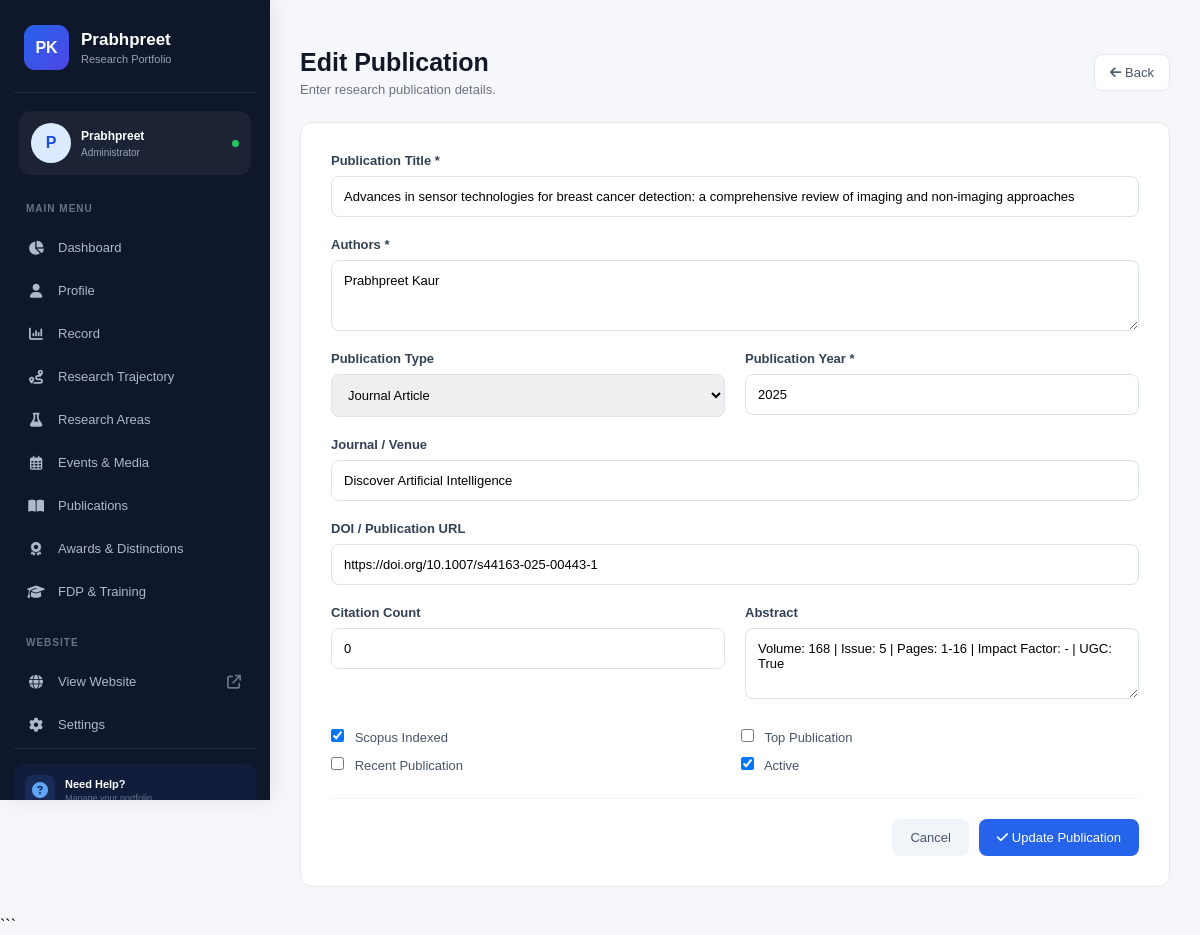
/publications/edit/54/, run on the app's committed database.
### myapp/models.py (models this page shows, shortened)
class Publication(models.Model):
    PUBLICATION_TYPES = [
        ('journal', 'Journal Article'),
        ('conference', 'Conference Paper'),
        ('book', 'Book Chapter'),
        ('book', 'Book'),
        ('other', 'Other'),
    ]
    title = models.CharField(max_length=500)
    authors = models.TextField()
    publication_type = models.CharField(max_length=50,choices=PUBLICATION_TYPES,default='journal')
    journal_or_venue = models.CharField(max_length=500,blank=True)
    publication_year = models.PositiveIntegerField()
    doi = models.URLField(blank=True,null=True)
    scopus_indexed = models.BooleanField(default=False)
    citation_count = models.PositiveIntegerField(default=0)
    abstract = models.TextField(blank=True)
    is_top_publication = models.BooleanField(default=False)
    is_recent = models.BooleanField(default=False)
    is_active = models.BooleanField(default=True)
    created_at = models.DateTimeField(auto_now_add=True)
    class Meta:
        ordering = ['-publication_year']

### myapp/views.py (the view, shortened to what this page needs)
# urls.py: path('publications/edit/<int:id>/', views.edit_publication, name='edit_publication'),
def edit_publication(request, id):
    publication = get_object_or_404(Publication, id=id)
    return render(request, 'publication_form.html', {'publication': publication})

### templates/publication_form.html (shortened to what this page needs)
{% extends 'sidebar.html' %}
{% block content %}
<div class="form-container">
    <div class="heading">
        <div>
            <h1>{% if publication %}Edit Publication{% else %}Add Publication{% endif %}</h1>
            <p>Enter research publication details.</p>
        </div>
        <a href="{% url 'publications' %}" class="back"><i class="fa-solid fa-arrow-left"></i> Back</a>
    </div>
    <form method="POST">
        <div class="form-card">
            <div class="form-group">
                <label>Publication Title *</label>
                <input type="text" name="title" value="{{ publication.title|default:'' }}" placeholder="Enter publication title" required>
            </div>
            <div class="form-group">
                <label>Authors *</label>
                <textarea name="authors" rows="3" placeholder="Enter author names" required>{{ publication.authors|default:'' }}</textarea>
            </div>
            <div class="row">
                <div class="form-group">
                    <label>Publication Type</label>
                    <select name="publication_type">
                        <option value="journal" {% if publication.publication_type == 'journal' %}selected{% endif %}>Journal Article</option>
                    </select>
                </div>
                <div class="form-group">
                    <label>Publication Year *</label>
                    <input type="number" name="publication_year" value="{{ publication.publication_year|default:'' }}" placeholder="2026" required>
                </div>
            </div>
            <div class="form-group">
                <label>Journal / Venue</label>
                <input type="text" name="journal_or_venue" value="{{ publication.journal_or_venue|default:'' }}" placeholder="Journal, Conference or Publisher">
            </div>
            <div class="form-group">
                <label>DOI / Publication URL</label>
                <input type="url" name="doi" value="{{ publication.doi|default:'' }}" placeholder="https://doi.org/...">
            </div>
            <div class="row">
                <div class="form-group">
                    <label>Citation Count</label>
                    <input type="number" name="citation_count" value="{{ publication.citation_count|default:'0' }}" min="0">
                </div>
                <div class="form-group">
                    <label>Abstract</label>
                    <textarea name="abstract" rows="3" placeholder="Enter abstract">{{ publication.abstract|default:'' }}</textarea>
                </div>
            </div>
            <div class="checks">
                <label><input type="checkbox" name="scopus_indexed" {% if publication.scopus_indexed %}checked{% endif %}> Scopus Indexed</label>
                <label><input type="checkbox" name="is_top_publication" {% if publication.is_top_publication %}checked{% endif %}> Top Publication</label>
                <label><input type="checkbox" name="is_recent" {% if publication.is_recent %}checked{% endif %}> Recent Publication</label>
                <label><input type="checkbox" name="is_active" {% if not publication or publication.is_active %}checked{% endif %}> Active</label>
            </div>
            <div class="actions-bottom">
                <a href="{% url 'publications' %}" class="cancel">Cancel</a>
                <button type="submit" class="save"><i class="fa-solid fa-check"></i> {% if publication %}Update Publication{% else %}Save Publication{% endif %}</button>
            </div>
        </div>
    </form>
</div>
{% endblock %}

### templates/sidebar.html (style rules this page uses)
* { margin:0;padding:0;box-sizing:border-box }
body { font-family:Arial,sans-serif;background:#f5f7fb }

### templates/publication_form.html (style rules this page uses)
.form-container { max-width:950px }
.heading { display:flex;align-items:center;justify-content:space-between;margin-bottom:25px }
.heading h1 { font-size:25px;color:#111827 }
.heading p { font-size:13px;color:#6b7280;margin-top:5px }
.back { padding:10px 15px;background:#fff;border:1px solid #e2e8f0;border-radius:8px;text-decoration:none;color:#475569;font-size:13px }
.form-card { background:#fff;border:1px solid #e5e7eb;border-radius:12px;padding:30px }
.form-group { margin-bottom:20px }
.form-group label { display:block;margin-bottom:8px;color:#334155;font-size:13px;font-weight:600 }
.form-group input,.form-group textarea,.form-group select { width:100%;padding:12px;border:1px solid #dbe2ea;border-radius:8px;outline:none;font-family:inherit;font-size:13px }
.form-group textarea { resize:vertical }
.row { display:grid;grid-template-columns:1fr 1fr;gap:20px }
.checks { display:grid;grid-template-columns:1fr 1fr;gap:12px;margin:10px 0 25px }
.checks label { font-size:13px;color:#475569 }
.checks input { margin-right:7px }
.actions-bottom { display:flex;justify-content:flex-end;gap:10px;border-top:1px solid #f1f5f9;padding-top:20px }
.cancel,.save { padding:11px 18px;border:0;border-radius:8px;text-decoration:none;cursor:pointer;font-size:13px }
.cancel { background:#f1f5f9;color:#475569 }
.save { background:#2563eb;color:#fff }

### data on the page
Publication: title "Advances in sensor technologies for breast cancer detection: a comprehensive review of imaging and non-imaging approaches", authors "Prabhpreet Kaur", publication_type "Journal Article", publication_year "2025", journal_or_venue "Discover Artificial Intelligence", doi "https://doi.org/10.1007/s44163-025-00443-1", citation_count "0", abstract "Volume: 168 | Issue: 5 | Pages: 1-16 | Impact Factor: - | UGC: True", scopus_indexed "☑", is_active "☑"
